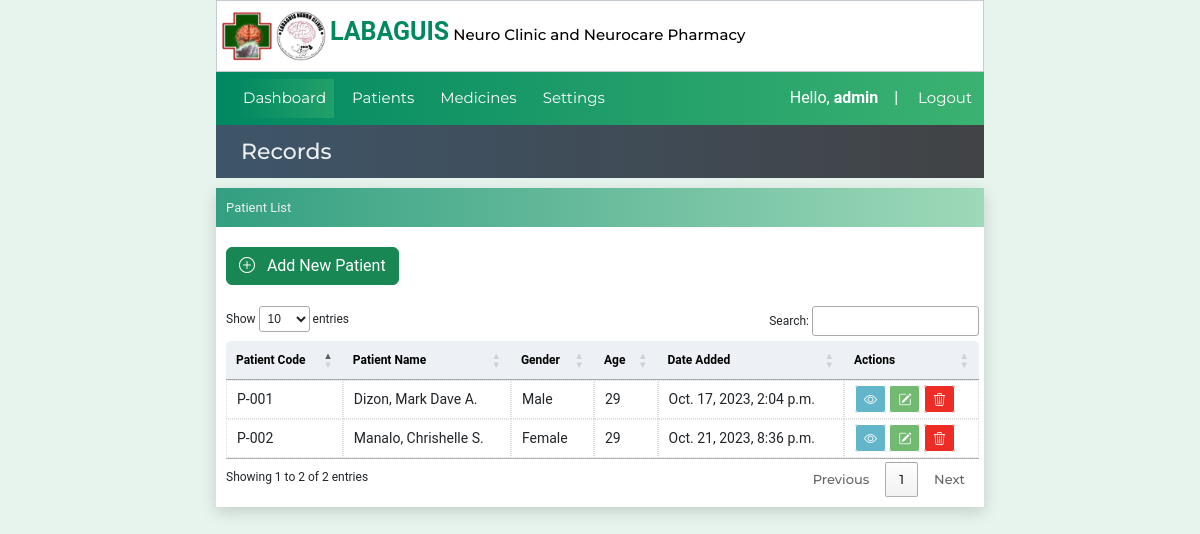
The page /patienttable (signed in) on the database as committed earlier.
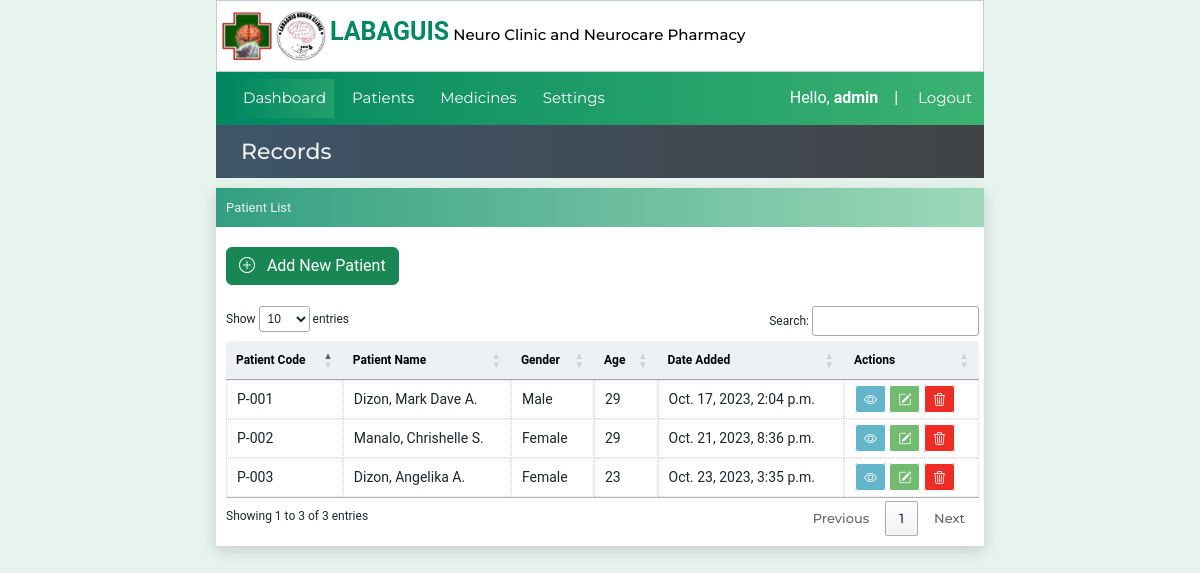
The same page on the database as committed later.
### website/models.py (models this page shows, shortened)
class Patient(models.Model):
    created_at = models.DateTimeField(auto_now_add=True)
    patient_code=models.CharField(max_length=50)
    first_name = models.CharField(max_length=50)
    middle_name = models.CharField(max_length=50)
    last_name = models.CharField(max_length=50)
    age = models.CharField(max_length=50)
    bday = models.CharField(max_length=50,default='')
    civil_status = models.CharField(max_length=50,default='')
    gender = models.CharField(max_length=50)
    address = models.CharField(max_length=100)
    contact_number = models.CharField(max_length=50)
    srID = models.CharField(max_length=50,null=True, blank=True)
    pwdID = models.CharField(max_length=50,null=True, blank=True)
    nationality = models.CharField(max_length=50,null=True, blank=True)

### website/views.py (the view)
# urls.py: path('patienttable',views.patienttable, name='patienttable'),
@login_required(login_url="loginuser")
def patienttable(request):
    patientsdata = {'patientsdata': Patient.objects.all()}
    return render(request, 'patienttable.html',patientsdata)

### website/templates/patienttable.html
{% extends 'index.html' %}
{% block pagetitle %}
Records
{% endblock pagetitle %}
{% block content%}
    <div class="container2">
      <div class="title-form">Patient List</div>
      <div class="table-box">
        <a href="{% url "patientlist" %}" class="btn btn-success mb-3" type="submit"><i class="bi bi-plus-circle"></i> &nbsp Add New Patient</a>
        {% include 'patientstable.html' %}
      </div>
{%endblock%}

### website/templates/patientstable.html
    <table id="patienttable" class="patient-tables content-table">
      <thead >
        <th>Patient Code</th>
        <th>Patient Name</th>
        <th>Gender</th>
        <th>Age</th>
        <th>Date Added</th>
        <th>Actions</th>
      </thead>
      <tbody>
        {% for x in patientsdata %}
        <tr>
          <td>{{x.patient_code}}</td>
          <td>{{x.last_name}}, {{x.first_name}} {{x.middle_name.0}}.</td>
          <td>{{x.gender}}</td>
          <td>{{x.age}}</td>
          <td>{{x.created_at}}</td>
          <td>
            <a href="{% url 'patientinfo' x.id %}" id="link-view"><i class="bi bi-eye"></i></a>
            <a href="{% url 'editpatient' x.id %}" id="link-edit"><i class="bi bi-pencil-square"></i></a>
            <a href="{% url 'deletepatient' x.id %}" id="link-delete"><i class="bi bi-trash3"></i></a>
          </td>
        </tr>
        {% endfor %}
      </tbody>
    </table>

Rows that differ between the two databases and show on the page:
added Patient: patient_code "P-003", last_name "Dizon", first_name "Angelika", middle_name.0 "A", gender "Female", age "23", created_at "Oct. 23, 2023, 3:35 p.m."
Other text that changed with them:
text written by a page script: "Show entries Search: Showing 1 to 2 of 2 entries Previous 1 Next" → "Show entries Search: Showing 1 to 3 of 3 entries Previous 1 Next"
